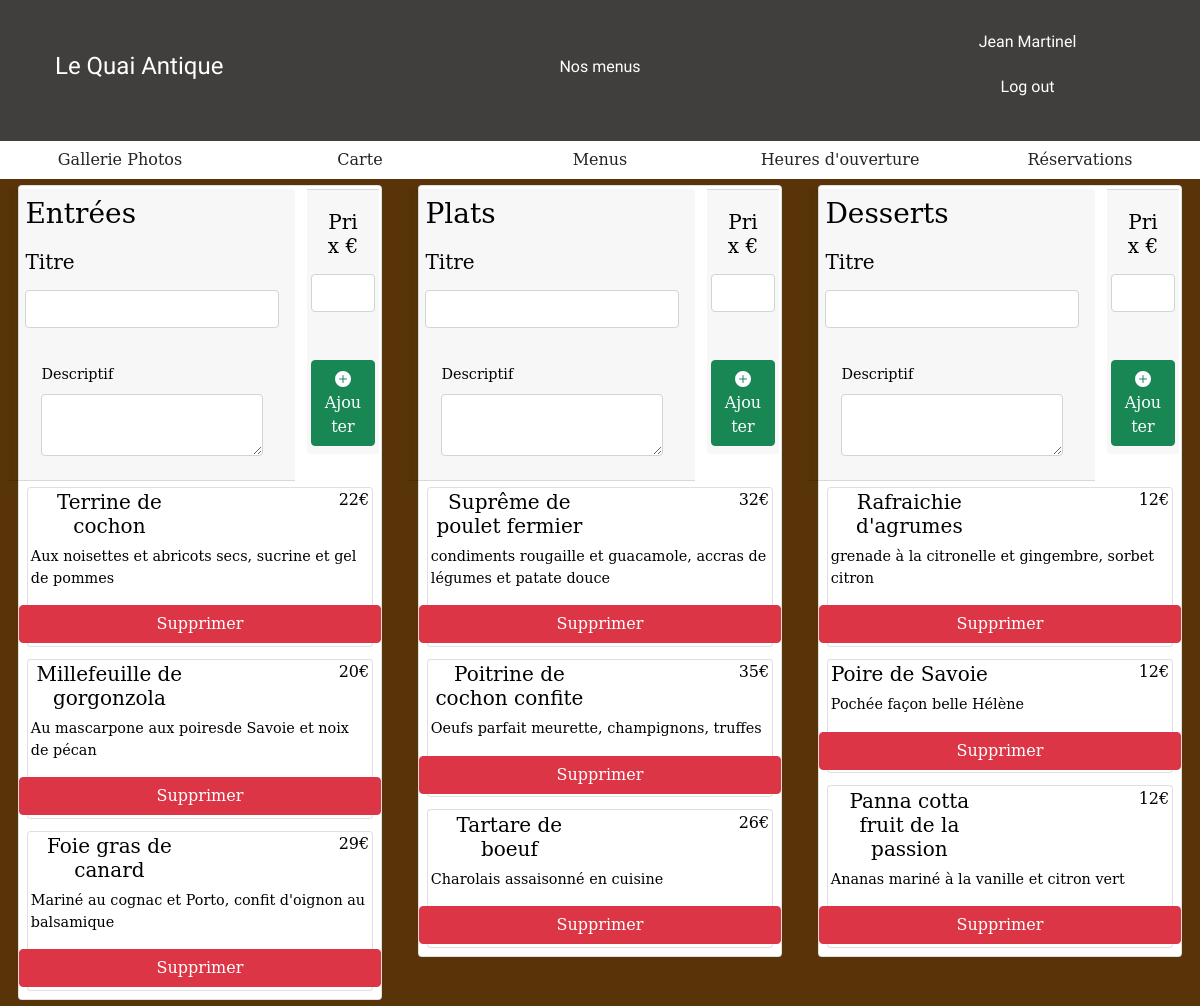
Screenshot of /admin/pages/carteParam.php (signed in) with the database file from the repository.
### tables this page shows
CREATE TABLE `meals` (
  `id` int(11) NOT NULL,
  `title` varchar(50) NOT NULL,
  `description` varchar(250) DEFAULT NULL,
  `price` char(3) NOT NULL,
  `categoryId` int(1) NOT NULL
);

### admin/includes/logicAdmin.php (called while the page is built, shortened)
<?php
require '../../public/src/models/MealManager.php';
include '../../db/confDB.php';
try{
    $pdo = new PDO("mysql:host=$HOST;dbname=$DB", $USER, $PWD);
    $mealManager = new MealManager($pdo);
    $starters = $mealManager->getMeals(1);
    $mains = $mealManager->getMeals(2);
    $desserts = $mealManager->getMeals(3);
} catch (PDOException $e) {
    file_put_contents('dblogs.log', $e->getMessage().PHP_EOL, FILE_APPEND);
    echo "<script>alert('Une erreur s\'est produite. Contactez l\'administrateur')</script>";
}

### public/src/models/MealManager.php (called while the page is built, shortened)
<?php
class MealManager
{
    public function __construct(PDO $pdo)
    {
        $this->pdo = $pdo;
    }
    public function getMeals($i)
    {
        $statement = $this->pdo->prepare("SELECT * FROM meals WHERE categoryId=$i");
        $statement->setFetchMode(PDO::FETCH_CLASS, 'Meal');
        $statement->execute();
        return $statement->fetchAll();
    }
}

### admin/includes/startersView.php (the view)
<div class="card">
    <div class="row">
        <h5 class="col"><?=$starter->title?></h5>
        <h6 class="col price"><?=$starter->price?>€</h6>
    </div>
    <div class="row">
        <p class="col"><?=$starter->description?></p>
        <a href="?id=<?=$starter->id?>" class="btn btn-danger">Supprimer</a>
    </div>
</div>

### admin/pages/carteParam.php (shortened to what this page needs)
<?php
include '../includes/logicAdmin.php'
?>
<!DOCTYPE html>
<html lang="fr" xmlns="http://www.w3.org/1999/html">
<head>
    <link href="https://cdn.jsdelivr.net/npm/bootstrap@5.0.2/dist/css/bootstrap.min.css" rel="stylesheet"
>
    <link rel="stylesheet" href="../css/style.css">
</head>
<?php
include '../../commonFiles/includes/header.php';
include '../includes/headerParam.php'
?>
<body>
<div class="container-fluid" id="form-carte">
    <div class="row">
        <div class="col-md-4">
            <div class="card" id="menu-item">
                <form class="row" method="post" action="#">
                    <div class="col-md-9 card-header">
                        <div class="card-title">
                            <h3>Entrées</h3>
                            <label class="form-label" for="title"><h5>Titre</h5></label>
                            <input class="form-control" type="text" name="title" id="title">
                        </div>
                        <div class="card-body">
                            <label class="form-label" for="description">Descriptif</label>
                            <textarea class="form-control" type="text" name="description" id="description"></textarea>
                        </div>
                    </div>
                    <div class="col-md-3 justify-content-between">
                        <div class="card-footer">
                            <div class="row">
                                <label class="form-label" for="price"><h5>Prix €</h5></label>
                                <input class="form-control d-inline-block" type="text" name="price" id="price">
                            </div>
                            <div class="row mt-5">
                                <button class="btn btn-success" type="submit" id="addMeal">
                                    <svg xmlns="http://www.w3.org/2000/svg" width="16" height="16" fill="currentColor" class="bi bi-plus-circle-fill" viewBox="0 0 16 16">
                                        <path d="M16 8A8 8 0 1 1 0 8a8 8 0 0 1 16 0zM8.5 4.5a.5.5 0 0 0-1 0v3h-3a.5.5 0 0 0 0 1h3v3a.5.5 0 0 0 1 0v-3h3a.5.5 0 0 0 0-1h-3v-3z"/>
                                    </svg>Ajouter</button>
                            </div>
                        </div>
                    </div>
                </form>
                <?php
                foreach ($starters as $starter){
                    include '../includes/startersView.php';
                }
                ?>
            </div>
        </div>
        <div class="col-md-4">
            <div class="card" id="menu-item">
                <form class="row" method="post" action="#">
                    <div class="col-md-9 card-header">
                        <div class="card-title">
                            <h3>Plats</h3>
                            <label class="form-label" for="title"><h5>Titre</h5></label>
                            <input class="form-control" type="text" name="title" id="title">
                        </div>
                        <div class="card-body">
                            <label class="form-label" for="description">Descriptif</label>
                            <textarea class="form-control" type="text" name="description" id="description"></textarea>
                        </div>
                    </div>
                    <div class="col-md-3 justify-content-between">
                        <div class="card-footer">
                            <div class="row">
                                <label class="form-label" for="price"><h5>Prix €</h5></label>
                                <input class="form-control d-inline-block" type="text" name="price" id="price">
                            </div>
                            <div class="row mt-5">
                                <button class="btn btn-success" id="addMeal">
                                    <svg xmlns="http://www.w3.org/2000/svg" width="16" height="16" fill="currentColor" class="bi bi-plus-circle-fill" viewBox="0 0 16 16">
                                        <path d="M16 8A8 8 0 1 1 0 8a8 8 0 0 1 16 0zM8.5 4.5a.5.5 0 0 0-1 0v3h-3a.5.5 0 0 0 0 1h3v3a.5.5 0 0 0 1 0v-3h3a.5.5 0 0 0 0-1h-3v-3z"/>
                                    </svg>Ajouter</button>
                            </div>
                        </div>
                    </div>
                </form>
                <?php
                foreach ($mains as $main){
                    include '../includes/mainCourseView.php';
                }
                ?>
            </div>
        </div>
        <div class="col-md-4">
            <div class="card" id="menu-item">
                <form class="row" method="post" action="#">
                    <div class="col-md-9 card-header">
                        <div class="card-title">
                            <h3>Desserts</h3>
                            <label class="form-label" for="title"><h5>Titre</h5></label>
                            <input class="form-control" type="text" name="title" id="title">
                        </div>
                        <div class="card-body">
                            <label class="form-label" for="description">Descriptif</label>
                            <textarea class="form-control" type="text" name="description" id="description"></textarea>
                        </div>
                    </div>
                    <div class="col-md-3 justify-content-between">
                        <div class="card-footer">
                            <div class="row">
                                <label class="form-label" for="price"><h5>Prix €</h5></label>
                                <input class="form-control d-inline-block" type="text" name="price" id="price">
                            </div>
                            <div class="row mt-5">
                                <button class="btn btn-success" id="addMeal">
                                    <svg xmlns="http://www.w3.org/2000/svg" width="16" height="16" fill="currentColor" class="bi bi-plus-circle-fill" viewBox="0 0 16 16">
                                        <path d="M16 8A8 8 0 1 1 0 8a8 8 0 0 1 16 0zM8.5 4.5a.5.5 0 0 0-1 0v3h-3a.5.5 0 0 0 0 1h3v3a.5.5 0 0 0 1 0v-3h3a.5.5 0 0 0 0-1h-3v-3z"/>
                                    </svg>Ajouter</button>
                            </div>
                        </div>
                    </div>
                </form>
                <?php
                foreach ($desserts as $dessert){
                    include '../includes/dessertsView.php';
                }
                ?>
            </div>
        </div>
    </div>
</div>
</body>
</html>

### admin/includes/mainCourseView.php
<div class="card">
    <div class="row">
        <h5 class="col"><?=$main->title?></h5>
        <h6 class="col price"><?=$main->price?>€</h6>
    </div>
    <div class="row">
        <p class="col"><?=$main->description?></p>
        <a href="?id=<?=$main->id?>" class="btn btn-danger">Supprimer</a>
    </div>
</div>

### admin/includes/dessertsView.php
<div class="card">
    <div class="row">
        <h5 class="col"><?=$dessert->title?></h5>
        <h6 class="col price"><?=$dessert->price?>€</h6>
    </div>
    <div class="row">
        <p class="col"><?=$dessert->description?></p>
        <a href="?id=<?=$dessert->id?>" class="btn btn-danger">Supprimer</a>
    </div>
</div>

### admin/css/style.css (style rules this page uses)
body { background-color: #583408; color: #ffffff; font-family: "DejaVu Serif", serif; font-size: 1.8vh; }
.price { text-align: end; }
.form-label { text-align: center; align-items: center; padding-top: 1vw; }
.card { color: #000000; margin: 0.5vw; padding: 0.2vw; }
td, th, h5 { text-align: center; }

### rows the page displays
meals: title "Terrine de cochon", price "22", description "Aux noisettes et abricots secs, sucrine et gel de pommes"
meals: title "Millefeuille de gorgonzola", price "20", description "Au mascarpone aux poiresde Savoie et noix de pécan"
meals: title "Foie gras de canard", price "29", description "Mariné au cognac et Porto, confit d'oignon au balsamique"
meals: title "Suprême de poulet fermier", price "32", description "condiments rougaille et guacamole, accras de légumes et patate douce"
meals: title "Poitrine de cochon confite", price "35", description "Oeufs parfait meurette, champignons, truffes"
meals: title "Tartare de boeuf", price "26", description "Charolais assaisonné en cuisine"
meals: title "Rafraichie d'agrumes", price "12", description "grenade à la citronelle et gingembre, sorbet citron"
meals: title "Poire de Savoie", price "12", description "Pochée façon belle Hélène"
meals: title "Panna cotta fruit de la passion", price "12", description "Ananas mariné à la vanille et citron vert"

### other values shown
$_SESSION['firstname'] "Jean"
$_SESSION['lastname'] "Martinel"
